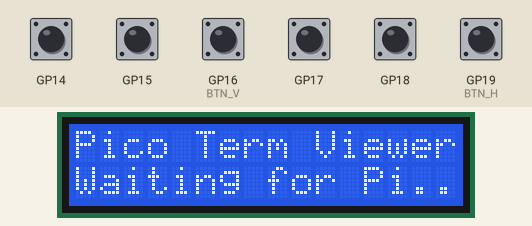
Recording of a program running on a simulated Raspberry Pi Pico running MicroPython. Parts: 16×2 character LCD. The test bench sets the inputs (shaded band); at power-on: GP14, GP15, GP16 (BTN_V), GP17, GP18, GP19 (BTN_H) HIGH.

Above: at 1.2 s.
1.3 s: GP14 pulled LOW for 0.15 s
At 1.31 s:
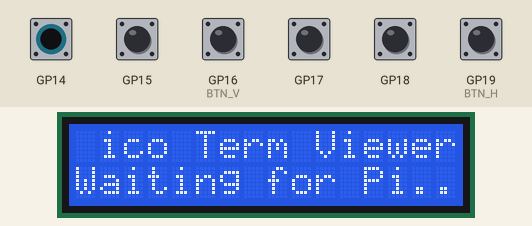
At 2.1 s:
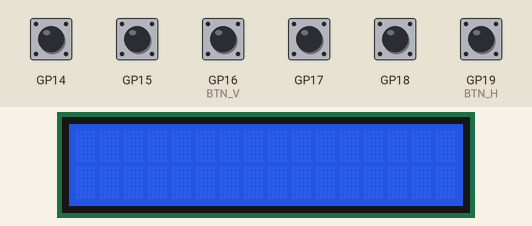
Timing chart, 0 to 4.3 s (numbered marks = the images above; inputs shaded):
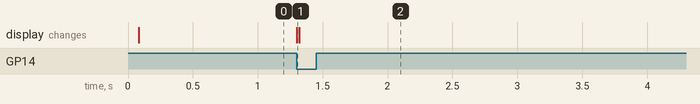

The program:

pico_main__1_.py
```python
# pico_main.py
# (MicroPython) LCD + Encoders + UART snapshot viewer; buttons send Enter/Backspace.
# Designed to work with pi_bridge.py on the Raspberry Pi 3B.
from machine import Pin, UART
import utime

UART_ID=0; UART_BAUD=115200; UART_TX_PIN=0; UART_RX_PIN=1
LCD_RS=6; LCD_E=7; LCD_D4=10; LCD_D5=11; LCD_D6=12; LCD_D7=13
ENC_V_A=14; ENC_V_B=15; BTN_V=16
ENC_H_A=17; ENC_H_B=18; BTN_H=19
LCD_COLS=16; LCD_ROWS=2; TERM_ROWS=24; TERM_COLS=80
BTN_DEBOUNCE_MS=200

class LCD:
    def __init__(self, rs,e,d4,d5,d6,d7,cols=16,rows=2):
        self.cols=cols; self.rows=rows
        self.rs=Pin(rs,Pin.OUT,value=0); self.e=Pin(e,Pin.OUT,value=0)
        self.d4=Pin(d4,Pin.OUT,value=0); self.d5=Pin(d5,Pin.OUT,value=0)
        self.d6=Pin(d6,Pin.OUT,value=0); self.d7=Pin(d7,Pin.OUT,value=0)
        utime.sleep_ms(50)
        self._w4(0x03); utime.sleep_ms(5); self._w4(0x03); utime.sleep_us(150)
        self._w4(0x03); self._w4(0x02)
        self.cmd(0x28); self.cmd(0x08); self.clr(); self.cmd(0x06); self.cmd(0x0C)
    def _pulse(self): self.e.value(1); utime.sleep_us(1); self.e.value(0); utime.sleep_us(100)
    def _w4(self,val):
        self.d4.value(val&1); self.d5.value((val>>1)&1); self.d6.value((val>>2)&1); self.d7.value((val>>3)&1); self._pulse()
    def cmd(self,c): self.rs.value(0); self._w4(c>>4); self._w4(c&0x0F)
    def put(self,ch): self.rs.value(1); b=ord(ch); self._w4(b>>4); self._w4(b&0x0F)
    def clr(self): self.cmd(0x01); utime.sleep_ms(2)
    def cursor(self,c,r):
        if r<0:r=0
        if r>self.rows-1:r=self.rows-1
        if c<0:c=0
        if c>self.cols-1:c=self.cols-1
        self.cmd(0x80 | (c + (0x40 if r else 0)))
    def write(self,s):
        for ch in s[:self.cols]: self.put(ch)

class Encoder:
    def __init__(self, a,b,cb):
        self.a=Pin(a,Pin.IN,Pin.PULL_UP); self.b=Pin(b,Pin.IN,Pin.PULL_UP)
        self.cb=cb; self.last=(self.a.value()<<1)|self.b.value()
        self.a.irq(self._h,Pin.IRQ_FALLING|Pin.IRQ_RISING)
        self.b.irq(self._h,Pin.IRQ_FALLING|Pin.IRQ_RISING)
    def _h(self,p):
        a=self.a.value(); b=self.b.value(); s=(a<<1)|b
        if s==self.last: return
        if (self.last, s) in [(0,1),(1,3),(3,2),(2,0)]: d=+1
        else: d=-1
        self.last=s
        try: self.cb(d)
        except: pass

class Button:
    def __init__(self,pin,cb):
        self.p=Pin(pin,Pin.IN,Pin.PULL_UP); self.cb=cb; self.last=0
        self.p.irq(self._h,Pin.IRQ_FALLING)
    def _h(self,p):
        now=utime.ticks_ms()
        if utime.ticks_diff(now,self.last)<BTN_DEBOUNCE_MS: return
        self.last=now; utime.sleep_ms(10)
        if self.p.value()==0:
            try: self.cb()
            except: pass

class Term:
    def __init__(self,R,C):
        self.R=R; self.C=C; self.buf=[[' ']*C for _ in range(R)]
        self.v=0; self.h=0
    def snapshot(self,R,C,data):
        if R!=self.R or C!=self.C:
            self.R=R; self.C=C; self.buf=[[' ']*C for _ in range(R)]; self.v=0; self.h=0
        i=0
        for r in range(R):
            for c in range(C):
                b=data[i]; self.buf[r][c]=chr(b) if 32<=b<=126 else ' '; i+=1
    def sv(self,d): self.v=max(0,min(self.R-1,self.v+d))
    def sh(self,d): self.h=max(0,min(self.C-1,self.h+d))
    def window(self,w=16,h=2):
        out=[]
        for rr in range(h):
            r=min(self.R-1,self.v+rr)
            s=''.join(self.buf[r][self.h:self.h+w])
            if len(s)<w: s+=' '*(w-len(s))
            out.append(s)
        return out

uart=UART(UART_ID, UART_BAUD, tx=Pin(UART_TX_PIN), rx=Pin(UART_RX_PIN))
lcd=LCD(LCD_RS,LCD_E,LCD_D4,LCD_D5,LCD_D6,LCD_D7,LCD_COLS,LCD_ROWS)
term=Term(24,80)

def render():
    L=term.window(16,2)
    lcd.cursor(0,0); lcd.write(L[0])
    lcd.cursor(0,1); lcd.write(L[1])

def on_vs(d): term.sv(-d); render()
def on_hs(d): term.sh(+d); render()
def on_be(): uart.write(b"KEY:ENTER\n")
def on_bb(): uart.write(b"KEY:BACKSPACE\n")

Encoder(ENC_V_A,ENC_V_B,on_vs)
Encoder(ENC_H_A,ENC_H_B,on_hs)
Button(BTN_V,on_be)
Button(BTN_H,on_bb)

lcd.clr(); lcd.cursor(0,0); lcd.write("Pico Term Viewer")
lcd.cursor(0,1); lcd.write("Waiting for Pi...")

def read_frame():
    if uart.any()==0: return False
    b=uart.read(1)
    if not b or b[0]!=0x02: return False
    c=uart.read(1)
    if not c or c!=b'S': return False
    hdr=uart.read(2)
    if not hdr or len(hdr)<2: return False
    R=hdr[0]; C=hdr[1]
    total=R*C; data=bytearray()
    while len(data)<total:
        ch=uart.read(total-len(data))
        if ch: data.extend(ch)
    e=uart.read(1)
    if not e or e[0]!=0x03: return False
    term.snapshot(R,C,data); return True

while True:
    if read_frame(): render()
    utime.sleep_ms(2)
```

Measured:
- after the input at 1.3 s, the display: changes at once (image 1)
